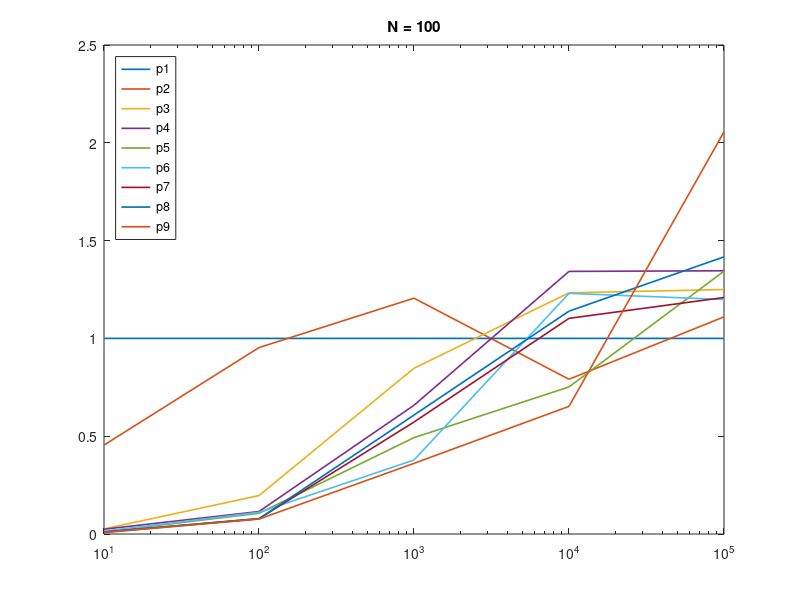

The MATLAB source for this figure:
x = [10
100
1000
10000];

y = [10
100
1000
10000
100000];

z1 = [3.5E-05	7.7E-05	0.001357	0.00143	0.00321	0.00247	0.003452	0.003748	0.004917
0.000325	0.000341	0.001654	0.002829	0.003063	0.002933	0.004141	0.004165	0.004266
0.003295	0.002733	0.003888	0.005006	0.006689	0.008712	0.005757	0.005418	0.009123
0.033151	0.0419	0.026887	0.024693	0.044097	0.026944	0.030069	0.029098	0.050804
0.544761	0.49072	0.435894	0.404797	0.405385	0.454384	0.450567	0.384483	0.264935
];


for i = 1:9
    semilogx(y,z1(:,1)./z1(:,i), 'linewidth', 1.2);
    hold on;
end

legend("p1","p2","p3","p4","p5","p6","p7","p8","p9", 'Location','northwest');
title("N = 100");